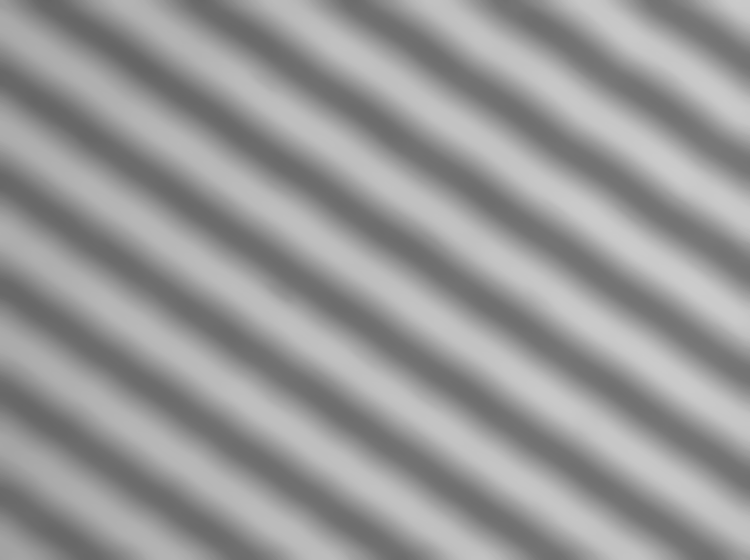
#> input picture image_class/moer/new_moer3-mid5.png, 750 x 560 px; its folder holds 3 pictures in this run
$ python cv2thinning.py
#> lines starting #> are read from the running program, lines starting #| are printed output that depends on the picture; after the words box and inside, x2 and y2 are one past the last pixel; in counts of white or black regions, pixels touching at a corner belong together
import cv2
import numpy as np
from PIL import Image
from matplotlib import pyplot as plt


def imageresize(img, new_x=512, new_y=512):
    """
    :param img: 768*576
    :param new_x: 512
    :param new_y: 512
    :return: new_img: 512*512
    """
    left = int(img.size[0]/2 - new_x/2)
    upper = int(img.size[1]/2 - new_y/2)
    right = left + new_x
    lower = upper + new_y
    cropped = img.crop((left, upper, right, lower))

    new_img = np.asarray(cropped)  # pil2cv转换代码
    return new_img


def main(name):
    # 1.导入图片
#> called with name = 3
    img_org = cv2.imread('./moer/new_moer{}-mid5.png'.format(str(name)), cv2.IMREAD_GRAYSCALE)
#> img_org is the input picture: shape (560, 750); min 101, max 203, mean 151.7
    img_org2 = cv2.medianBlur(img_org, 9)
    # 2.二值化处理
    ret2, img_bin = cv2.threshold(img_org2, 0, 255, cv2.THRESH_BINARY + cv2.THRESH_OTSU)
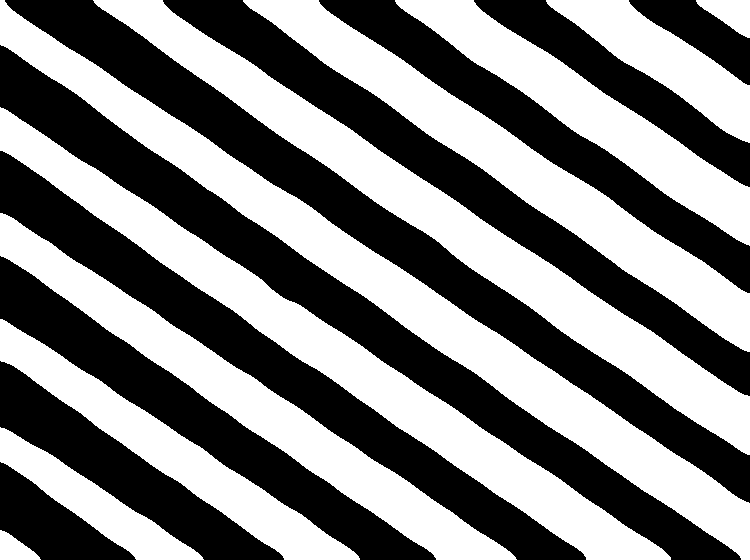
#> img_bin: shape (560, 750); 50.7% white; 10 black regions, largest, box (x1, y1, x2, y2) and area: (0, 45, 741, 560) 36956, (5, 0, 750, 503) 36275, (0, 151, 586, 560) 29323
#> ret2 = 151
    # img_bin[img_bin == 255] = 1
    # img_bin = (1 - img_bin)*255
    # 4.细化处理 采用cv细化函数   （效果较好）
    img_thinning = cv2.ximgproc.thinning(img_bin, thinningType=cv2.ximgproc.THINNING_GUOHALL)
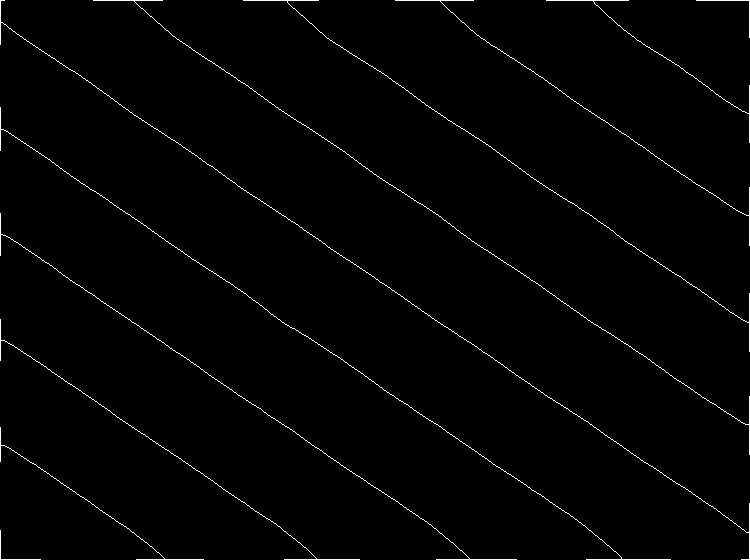
#> img_thinning: shape (560, 750); 1.2% white in thin lines or dots

    # 5.显示结果
    plt.subplot(131), plt.imshow(img_org, cmap='gray'), plt.title('img_org{}'.format(str(name)), fontsize=10), plt.axis(
        'off')
    plt.subplot(132), plt.imshow(img_bin, cmap='gray'), plt.title('img_bin', fontsize=10), plt.axis('off')
    plt.subplot(133), plt.imshow(img_thinning, cmap='gray'), plt.title('img_thinning', fontsize=10), plt.axis('off')
    resizeimg = Image.fromarray(img_thinning)
    resizeimg = imageresize(resizeimg)
#> in imageresize, `cropped = img.crop((left, upper, right, lower))`:
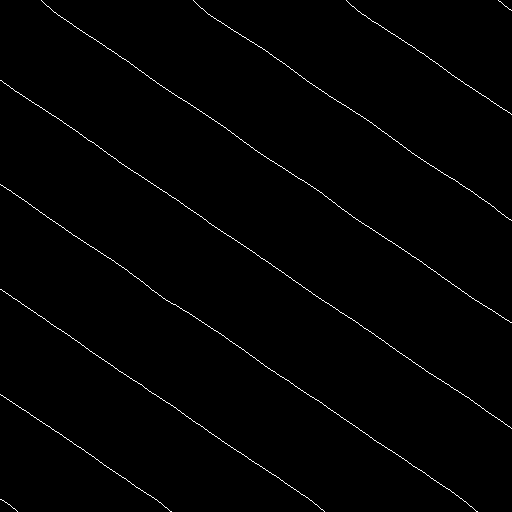
#> cropped: PIL image 512x512 L; 0.94% white in thin lines or dots
    # cv2.imwrite('./moer/newcv_skeleton{}.png'.format(str(name)), resizeimg)
    plt.show()
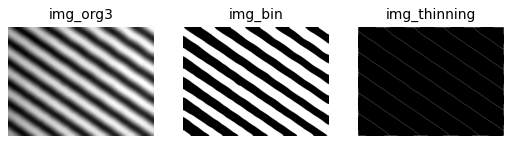
#> figure drawn by matplotlib, 3 panels


if __name__ == "__main__":
    n = 3
    main(n)
